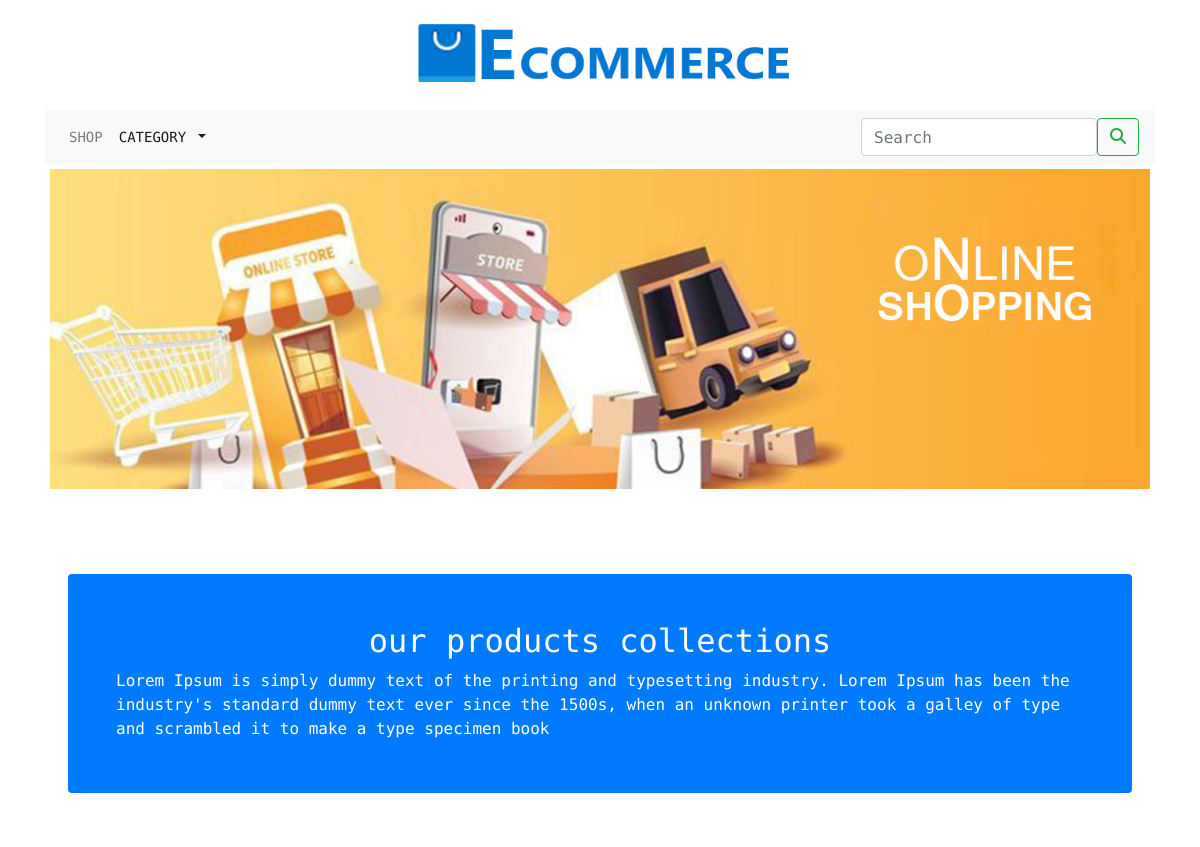
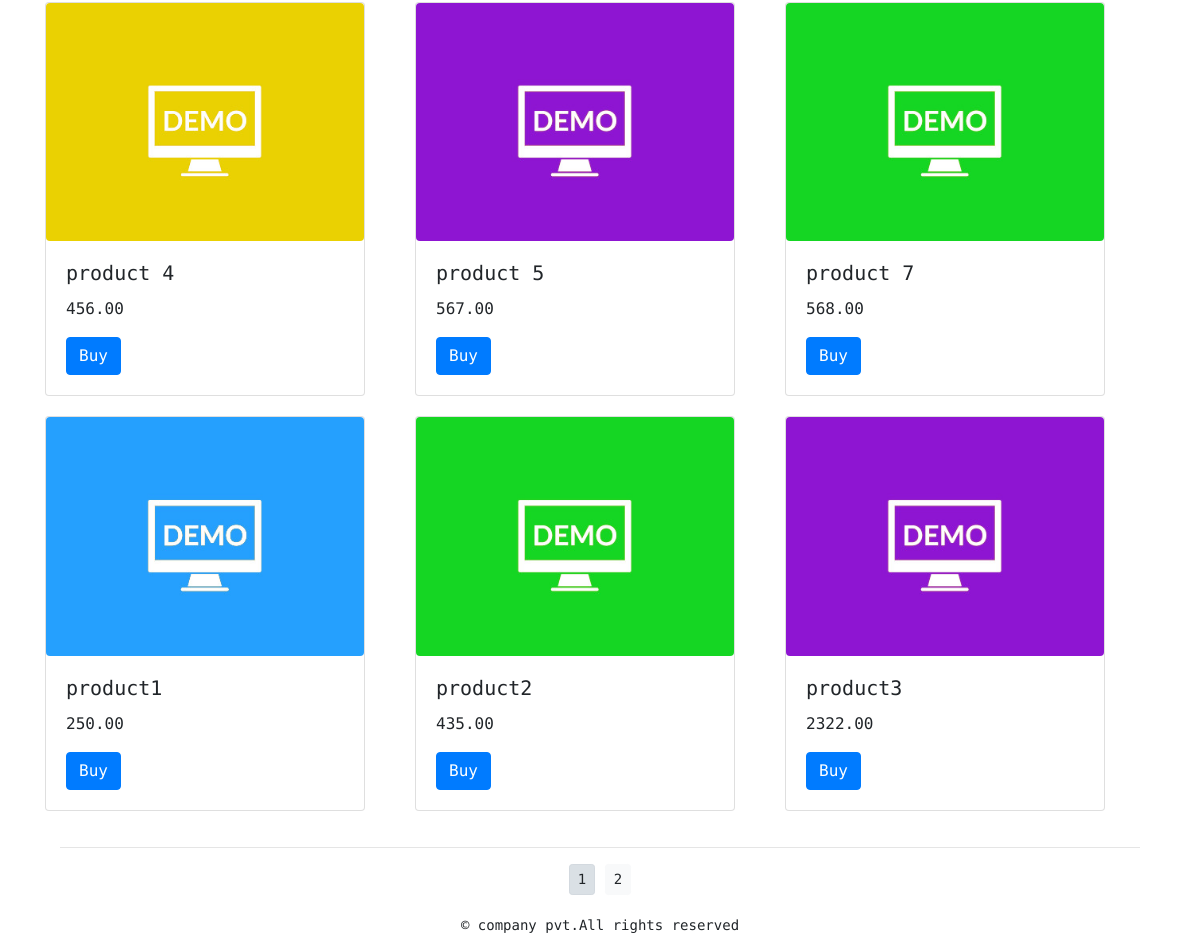
The app's page /shop/ with its own data (2 pictures, top to bottom).
### shop/models.py (models this page shows, shortened)
class Product(models.Model):
    name=models.CharField(max_length=250,unique=True)
    slug=models.SlugField(max_length=250,unique=True)
    description=models.TextField(blank=True)
    price=models.DecimalField(max_digits=10,decimal_places=2)
    category=models.ForeignKey(Category,on_delete=models.CASCADE)
    image=models.ImageField(upload_to='product',blank=True)
    stock=models.IntegerField()
    available=models.BooleanField(default=True)
    created=models.DateTimeField(auto_now_add=True)
    updated=models.DateTimeField(auto_now=True)
    def get_url(self):
        return reverse('shop:prodCatdetail',args=[self.category.slug,self.slug])
    class Meta:
        ordering=('name',)
        verbose_name='product'
        verbose_name_plural='products'

### shop/views.py (the view)
# urls.py: path('',views.allProdCat,name='allProdCat'),
def allProdCat(request,c_slug=None):
    c_page=None
    products_list=None
    if c_slug!=None:
        c_page=get_object_or_404(Category,slug=c_slug)
        products_list=Product.objects.all().filter(category=c_page,available=True)
    else:
        products_list=Product.objects.all().filter(available=True)
    paginator=Paginator(products_list,6)
    try:
        page=int(request.GET.get('page','1'))
    except:
        page=1
    try:
        products=paginator.page(page)
    except (EmptyPage,InvalidPage):
        products=paginator.page(paginator.num_pages)
    return render(request,"category.html",{'category':c_page,'products' :products})

### cart/context_processors.py (called while the page is built)
def counter(request):
    item_count=0
    if 'admin' in request.path:
        return {}
    else:
        try:
            cart=Cart.objects.filter(cart_id=_cart_id(request))
            cart_items=CartItem.objects.all().filter(cart=cart[:1])
            for cart_item in cart_items:
                item_count += cart_item.quantity
        except Cart.DoesNotExist:
            item_count =0
    return dict(item_count=item_count)

### cart/views.py (called while the page is built)
def _cart_id(request):
    cart=request.session.session_key
    if not cart:
        cart=request.session.create()
    return cart

### shop/context_processors.py (called while the page is built)
def menu_links(request):
    links=Category.objects.all()
    return dict(links=links)

### shop/models.py (called while the page is built)
    def get_url(self):
        return reverse('shop:product_by_category',args=[self.slug])

### template/category.html (shortened to what this page needs)
{% extends 'base.html' %}
{% load static %}
{% block content %}
<div class="max_auto">
   {% if category %}
    <img class="my_image" src="{{category.image.url}}" alt="{{category.name}}">
</div>
<br>
<div>
    <h1 class="text-center my_title" >{{category.name}}</h1>
    <p class="text-justify" >{{category.description}}</p>
</div>
   {% else %}
<center>
<div>
<img class="my_image my_image_padding" src="{% static 'img/banner1.jpg' %}" alt="our products" width="1000px;" height="500px;" >
</div>
    </center>
<br>
 <div class="container">
        <section class="py-4 py-xl-5">
            <div class="d-flex p-2" >
                <div class=" text-white bg-primary border rounded border-0 border-primary d-flex flex-column justify-content-between flex-lg-row p-4 p-md-5 ">
                    <div class="pb-2 pb-lg-1">
                        <h2 class="fw-bold mb-2 text-center">our products collections</h2>
                        <p class="mb-0">Lorem Ipsum is simply dummy text of the printing and typesetting industry.
        Lorem Ipsum has been the industry's standard dummy text ever since the 1500s,
        when an unknown printer took a galley of type and scrambled it to make a type
        specimen book</p>
                    </div>
                </div>
            </div>
        </section>
    </div>
{% endif %}
<div class="container">
    <div class="row max-auto">
{% for product in products.object_list %}
<div class="my_bottom_margin col-9 col-sm-12  col-md-4  xol-lg-4">
    <div class="row" >
        <div class="card" style="width: 20rem;">
            <a href="{{product.get_url}}"> <img  src="{{product.image.url}}" class="card-img-top rounded" alt="{{product.name}}"></a>
  <div class="card-body"  >
    <h5 class="card-title">{{product.name}}</h5>
    <p class="card-text">{{product.price}}</p>
    <a href="{{product.get_url}}" class="btn btn-primary">Buy</a>
  </div>
</div>
  </div>
</div>
 {% endfor %}
    </div>
    <div class="mx-auto">
        {% if products.paginator.num_pages > 1 %}
        <hr>
        <div class="text-center">
            {% for pg in products.paginator.page_range %}
 <a href="?page={{pg}}" class="btn btn-light btn-sm {% if products.number == pg %} active {% endif %}">{{pg}}</a>
   {% endfor %}
    </div>
{% endif %}
    </div>
</div>
{% endblock %}

### template/base.html (shortened to what this page needs)
{% load static %}
<!DOCTYPE html>
<html lang="en">
<head>
     <link  href="{% static 'css/bootstrap.min.css' %}" rel="stylesheet" >
    <link rel="stylesheet" href="{% static 'css/custom.css' %}">
</head>
<body>
<div class="container">
{% include 'header.html' %}
{% include 'navbar.html' %}
{% block content %}
{% endblock %}
        {% include 'footer.html' %}
</body>
</html>

### template/header.html
{% load static %}
<header>
  <center>
  <div>
   <a href="{%url 'shop:allProdCat' %}" ><img src="{% static 'img/logo.png' %}" alt="logimage" width="400px;" height="110px;">
  </div>
</center>
</header>

### template/navbar.html (shortened to what this page needs)
{% load static %}
<nav class="navbar navbar-expand-lg navbar-light bg-light">
  <div class="collapse navbar-collapse" id="navbarSupportedContent">
    <ul class="navbar-nav mr-auto">
      <li class="nav-item">
        <a class="nav-link" href="{%url 'shop:allProdCat' %}">Shop</a>
      </li>
      <li class="nav-item dropdown {% if 'shop' in request.path %} active {% endif %}">
        <a class="nav-link dropdown-toggle" href="#" id="navbarDropdown" role="button" data-toggle="dropdown" aria-haspopup="true" aria-expanded="false">
          Category
        </a>
      </li>
    </ul>
    <form class="d-flex" action="{% url 'search_app:SearchResult' %}" method="get">
      <input class="form-control me-2" type="search" placeholder="Search"  name="q" aria-label="Search">
      <button class="btn btn-outline-success " type="submit"><i class="fa fa-search"></i></button>
    </form>
  </div>
</nav>

### template/footer.html
{% load static %}
<div class="footer navbar-fixed-bottom my_footer">
    <p class="text-center">&copy; company pvt.All rights reserved</p>
</div>

### static/css/custom.css (style rules this page uses)
body { font-family: 'Source Code Pro', monospace; }
.nav-item { letter-spaceing : .2em; font-size :14px; text-transform :uppercase; }
.my_footer p { padding-top:20px; font-size:14px; }
.my_footer { background-color:#f8f9 height:60px; }
.my_image { width:100%; height:auto; }
.my_image_padding { padding:5px; }
.my_bottom_margin { margin-bottom:20px; }

### records on screen
Product: image (picture), name "product 4", price "456.00"
Product: image (picture), name "product 5", price "567.00"
Product: image (picture), name "product 7", price "568.00"
Product: image (picture), name "product1", price "250.00"
Product: image (picture), name "product2", price "435.00"
Product: image (picture), name "product3", price "2322.00"

### other values on screen
{{ pg }} "1" "2"
